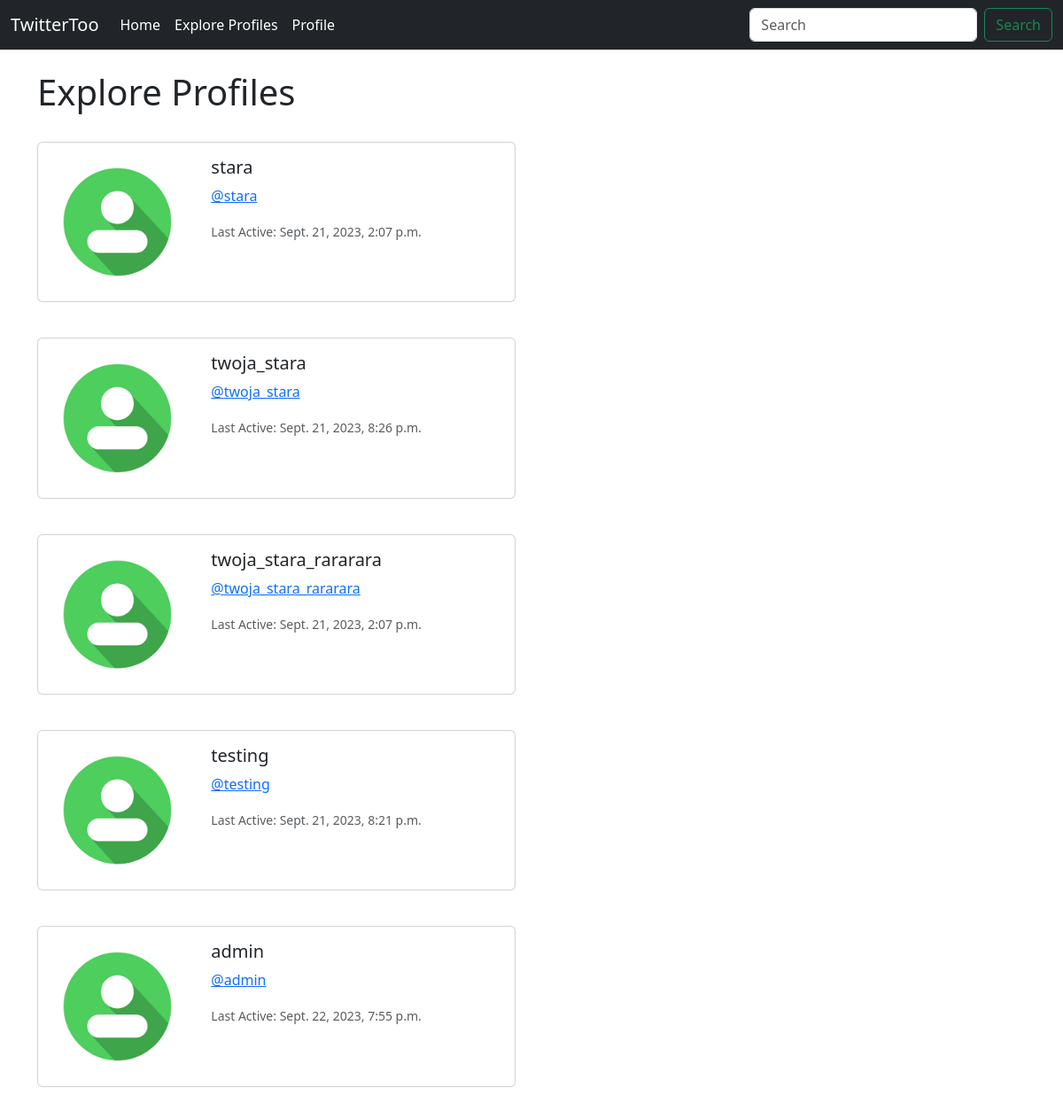
Page /explore_profiles/ (signed in) on the earlier database version.
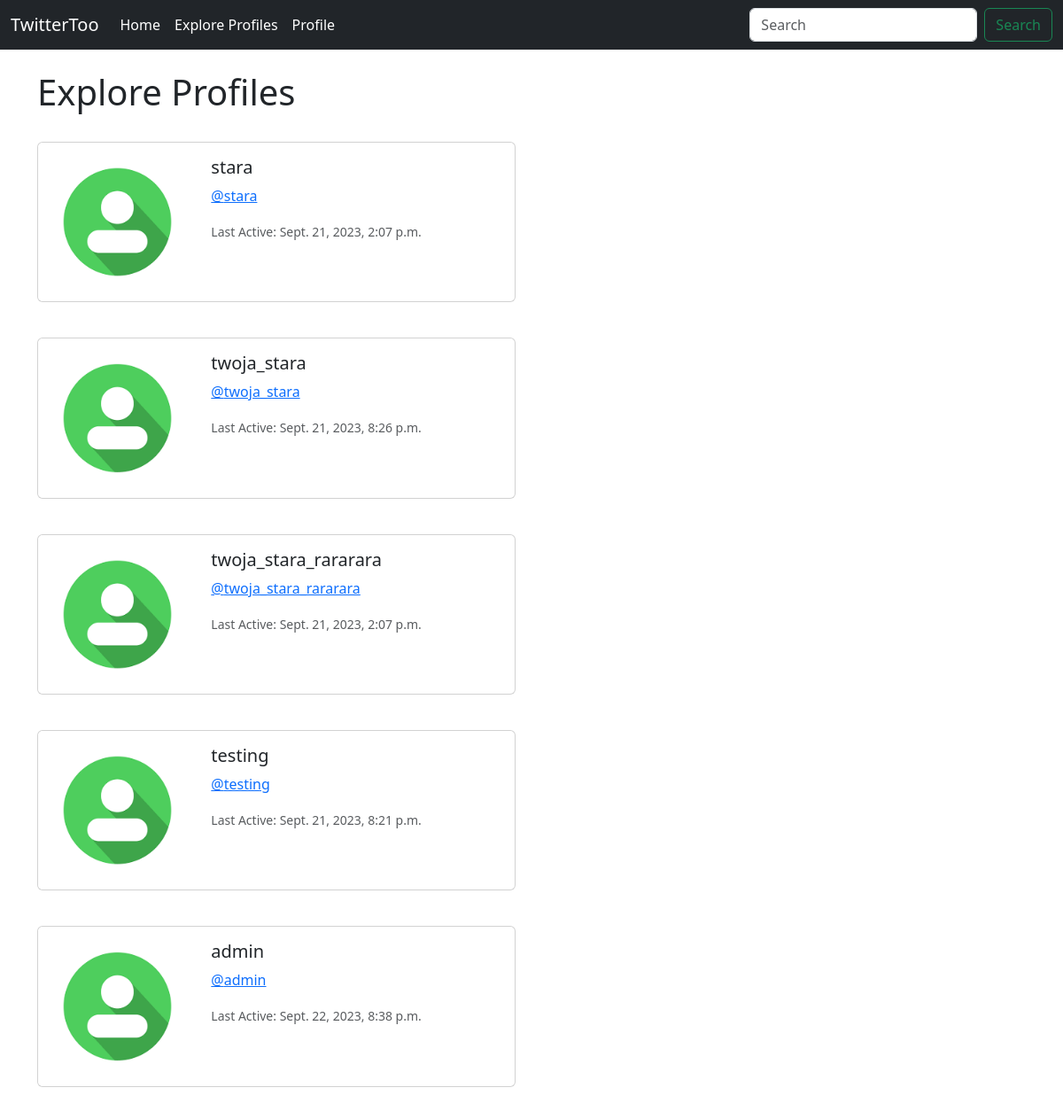
Same page on the later database version.
### TwitterToo/models.py (models this page shows, shortened)
class Profile(models.Model):
    user = models.OneToOneField(User, on_delete=models.CASCADE)
    follows = models.ManyToManyField(
        'self',
        related_name='followed_by',
        symmetrical=False,
        blank=True,
    )
    last_active_date = models.DateTimeField(User, auto_now=True)

### TwitterToo/views.py (the view)
# urls.py: path('explore_profiles/', views.explore_profiles, name='explore_profiles'),
def explore_profiles(request):
    if request.user.is_authenticated:
        profiles = Profile.objects.exclude(user=request.user)
        return render(request, 'explore_profiles.html', {'profiles': profiles})
    else:
        messages.success(request, ('You must be logged in to view this page!'))
        return redirect('home')

### TwitterToo/templates/explore_profiles.html
{% extends 'base.html' %}
{% load static %}
{% block content%}
    <h1>Explore Profiles</h1>
<br/>
{% if profiles %}
    {% for profile in profiles%}
        <div class="card mb-3" style="max-width: 540px;">
            <div class="row g-0">
                <div class="col-md-4">
                    <img src="{% static 'images/avatar.png' %}" class="img-fluid rounded-start" alt="...">
                </div>
                <div class="col-md-8">
                    <div class="card-body">
                        <h5 class="card-title">
                            {{ profile.user.username }}
                        </h5>
                        <p class="card-text">
                            <a href="{% url 'profile' profile.user.id %}">
                                @{{ profile.user.username }}
                            </a>
                        </p>
                        <p class="card-text"><small class="text-body-secondary">
                            Last Active: {{ profile.last_active_date}}<br/></small>
                        </p>
                    </div>
                </div>
            </div>
        </div>
        <br/>
    {% endfor %}
{% endif %}
{% endblock %}

Differences in the rows shown:
changed Profile "admin": last_active_date "Sept. 22, 2023, 7:55 p.m." → "Sept. 22, 2023, 8:38 p.m."
